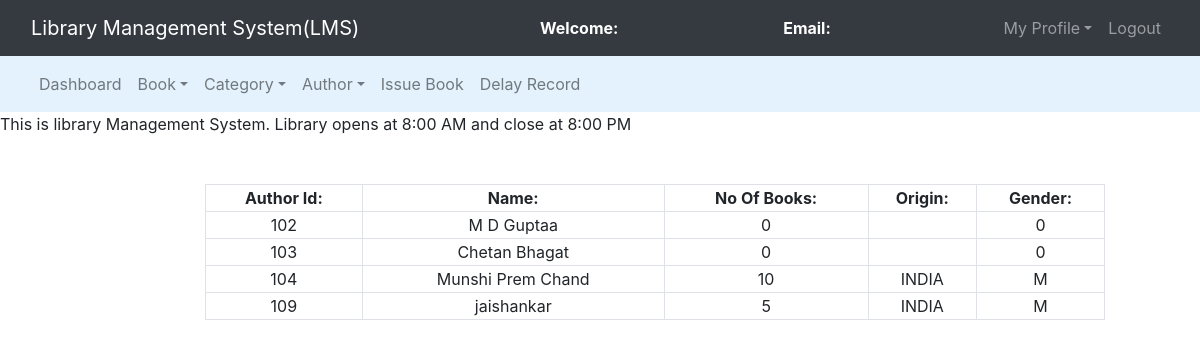
The app's page /admin/regauth.php with its own data.
### tables this page shows
CREATE TABLE `authors` (
  `author_id` int(11) NOT NULL,
  `author_name` varchar(250) NOT NULL,
  `No_Of_Books` int(11) NOT NULL,
  `Origin` varchar(30) NOT NULL,
  `Gender` char(1) NOT NULL
);

### admin/regauth.php (the view, shortened to what this page needs)
<?php
	$connection = mysqli_connect("localhost","root","");
	$query = "select * from authors";
?>
<!DOCTYPE html>
<html>
<head>
	<link rel="stylesheet" type="text/css" href="../bootstrap-4.4.1/css/bootstrap.min.css">
</head>
<body>
	<nav class="navbar navbar-expand-lg navbar-dark bg-dark">
		<div class="container-fluid">
			<div class="navbar-header">
				<a class="navbar-brand" href="index.php">Library Management System(LMS)</a>
			</div>
			<font style="color: white"><span><strong>Welcome: <?php echo $_SESSION['name'];?></strong></span></font>
			<font style="color: white"><span><strong>Email: <?php echo $_SESSION['email'];?></strong></span></font>
			<ul class="nav navbar-nav navbar-right">
				<li class="nav-item dropdown">
					<a class="nav-link dropdown-toggle" data-toggle="dropdown">My Profile</a>
				</li>
				<li class="nav-item"><a class="nav-link" href="../logout.php">Logout</a></li>
			</ul>
		</div>
	</nav>
<nav class="navbar navbar-expand-lg navbar-light" style="background-color: #e3f2fd">
	<div class="container-fluid">
		<ul class="nav navbar-nav navbar-center">
			<li class="nav-item">
				<a href="admin_dashboard.php" class="nav-link">Dashboard</a>
			</li>
			<li class="nav-item dropdown">
				<a class="nav-link dropdown-toggle" data-toggle="dropdown">Book</a>
			</li>
			<li class="nav-item dropdown">
				<a class="nav-link dropdown-toggle" data-toggle="dropdown">Category</a>
			</li>
			<li class="nav-item dropdown">
				<a class="nav-link dropdown-toggle" data-toggle="dropdown">Author</a>
			</li>
			<li class="nav-item">
				<a href="issue_book.php" class="nav-link">Issue Book</a>
			</li>
			<li class="nav-item">
				<a href="delay_display.php" class="nav-link">Delay Record</a>
			</li>
		</ul>
	</div>
</nav>
<span><marquee>This is library Management System. Library opens at 8:00 AM and close at 8:00 PM</marquee></span><br><br>
<div class="row">
	<div class="col-md-2"></div>
	<div class="col-md-8">
		<form>
			<table class="table-bordered" width="900px" style="text-align: center">
				<tr>
					<th>Author Id:</th>
					<th>Name:</th>
					<th>No Of Books:</th>
					<th>Origin:</th>
					<th>Gender:</th>
				</tr>
				<?php
					$query_run = mysqli_query($connection,$query);
					while($row = mysqli_fetch_assoc($query_run)){
						$author_id = $row['author_id'];
						$author_name = $row['author_name'];
						$No_Of_Books = $row['No_Of_Books'];
						$Origin = $row['Origin'];
						$Gender = $row['Gender'];
				?>
						<tr>
							<td><?php echo $author_id;?></td>
							<td><?php echo $author_name;?></td>
							<td><?php echo $No_Of_Books;?></td>
							<td><?php echo $Origin;?></td>
							<td><?php echo $Gender;?></td>
						</tr>
						<?php
					}
				?>
			</table>
		</form>
	</div>
	<div class="col-md-2"></div>
</div>
</body>
</html>

### records on screen
authors: author_id "102", author_name "M D Guptaa", No_Of_Books "0", Gender "0"
authors: author_id "103", author_name "Chetan Bhagat", No_Of_Books "0", Gender "0"
authors: author_id "104", author_name "Munshi Prem Chand", No_Of_Books "10", Origin "INDIA", Gender "M"
authors: author_id "109", author_name "jaishankar", No_Of_Books "5", Origin "INDIA", Gender "M"
